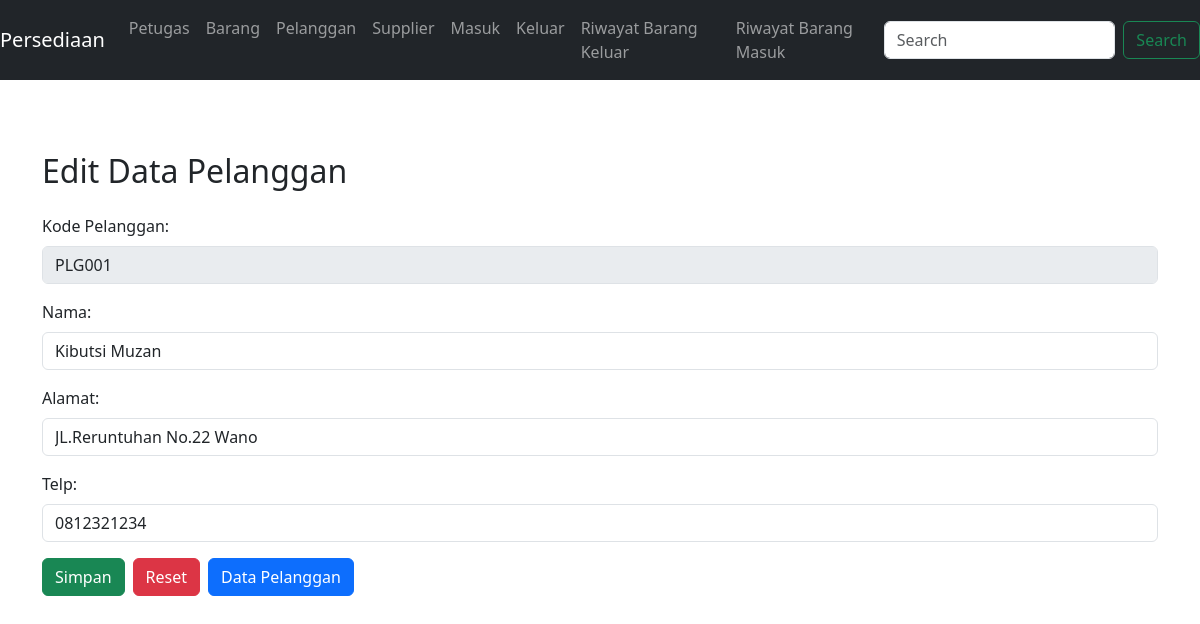
The app's page /pelangganedit.php?id=PLG001 with its own data.
### tables this page shows
CREATE TABLE `tb_pelanggan` (
  `kode_pelanggan` varchar(50) NOT NULL,
  `nama` varchar(250) DEFAULT NULL,
  `alamat` varchar(250) DEFAULT NULL,
  `telp` varchar(25) DEFAULT NULL
);

### pelangganedit.php (the view, shortened to what this page needs)
<?php
require_once('koneksi.php');
$KodePelanggan = isset($_GET['id']) ? $_GET['id'] : null;
if ($KodePelanggan) {
    $query_sql = "SELECT * FROM tb_pelanggan WHERE kode_pelanggan='$KodePelanggan'";
    $sql = mysqli_query($koneksi, $query_sql) or die(mysqli_error($koneksi));
    $data = mysqli_fetch_assoc($sql);
}
?>
<!doctype html>
<html lang="en">
<head>
    <link href="https://cdn.jsdelivr.net/npm/bootstrap@5.3.0/dist/css/bootstrap.min.css" rel="stylesheet">
</head>
<body>
<?php require_once('menu.php'); ?>
<br>
<div class="container">
    <h2 class="my-4">Edit Data Pelanggan</h2>
    <form method="post" name="form1">
        <div class="mb-3">
            <label for="kode_pelanggan" class="form-label">Kode Pelanggan:</label>
            <input type="text" class="form-control" id="kode_pelanggan" value="<?php echo htmlspecialchars($data['kode_pelanggan']); ?>" disabled>
        </div>
        <div class="mb-3">
            <label for="nama" class="form-label">Nama:</label>
            <input type="text" class="form-control" id="nama" name="nama" value="<?php echo htmlspecialchars($data['nama']); ?>" required>
        </div>
        <div class="mb-3">
            <label for="alamat" class="form-label">Alamat:</label>
            <input type="text" class="form-control" id="alamat" name="alamat" value="<?php echo htmlspecialchars($data['alamat']); ?>" required>
        </div>
        <div class="mb-3">
            <label for="telp" class="form-label">Telp:</label>
            <input type="text" class="form-control" id="telp" name="telp" value="<?php echo htmlspecialchars($data['telp']); ?>" required>
        </div>
        <div class="d-flex gap-2">
            <button type="submit" class="btn btn-success" name="btsimpan" value="btsimpan">Simpan</button>
            <button type="reset" class="btn btn-danger">Reset</button>
            <a href="pelanggan.php" class="btn btn-primary">Data Pelanggan</a>
        </div>
    </form>
</div>
</body>
</html>

### records on screen
tb_pelanggan: kode_pelanggan "PLG001", nama "Kibutsi Muzan", alamat "JL.Reruntuhan No.22 Wano", telp "0812321234"
